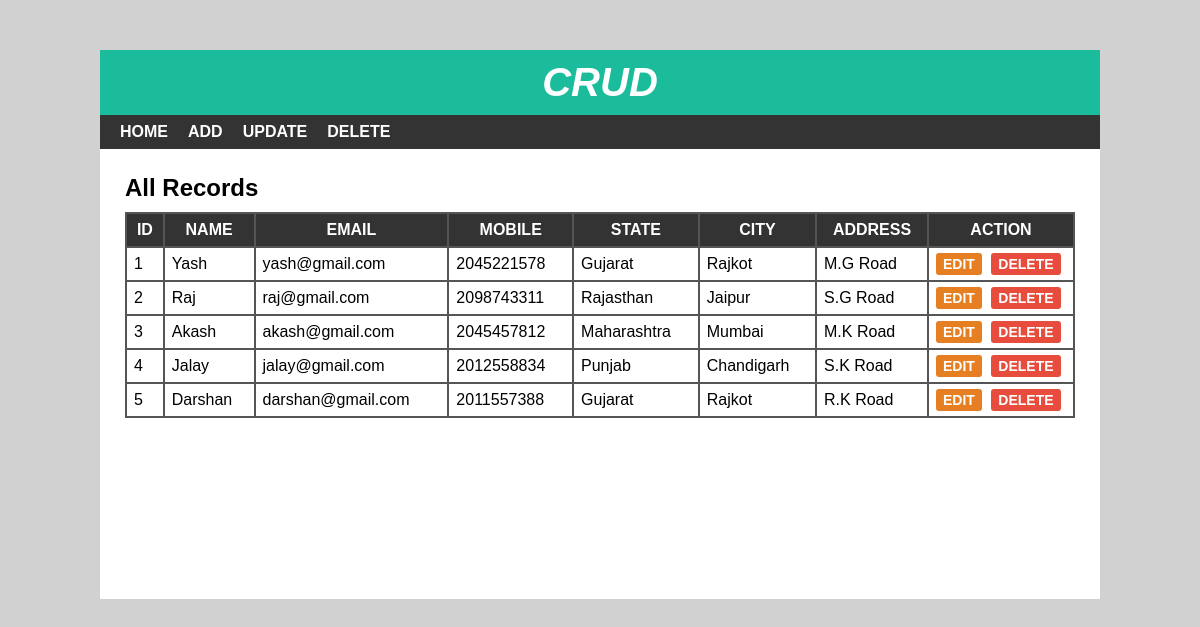
The page / on the database its author committed.
### tables this page shows
CREATE TABLE `crud_data` (
  `id` int(10) NOT NULL,
  `name` varchar(50) NOT NULL,
  `email` varchar(255) NOT NULL,
  `mobile` int(10) NOT NULL,
  `state` int(25) NOT NULL,
  `city` varchar(25) NOT NULL,
  `address` text NOT NULL
);

CREATE TABLE `state` (
  `sid` int(10) NOT NULL,
  `statename` varchar(50) NOT NULL
);

### index.php (the view, shortened to what this page needs)
<?php
include 'header.php';
?>
<div id="main-content">
    <h2>All Records</h2>
    <?php
	$conn = mysqli_connect("localhost:3307","root","","crud") or die("Connection Failed");
	$sql = "Select * from crud_data Join state Where crud_data.state = state.sid";
	$result = mysqli_query($conn,$sql) or die("Query Unsucessful");
	if(mysqli_num_rows($result) > 0) {
    ?>
    <table cellpadding="7px">
        <thead>
        <th>Id</th>
        <th>Name</th>
	<th>Email</th>
        <th>Mobile</th>
	<th>State</th>
	<th>City</th>
	<th>Address</th>
        <th>Action</th>
        </thead>
        <tbody>
	  <?php
		while($row = mysqli_fetch_assoc($result)){
	  ?>
            <tr>
                <td><?php echo $row['id']; ?></td>
                <td><?php echo $row['name']; ?></td>
		<td><?php echo $row['email']; ?></td>
                <td><?php echo $row['mobile']; ?></td>
		<td><?php echo $row['statename']; ?></td>
		<td><?php echo $row['city']; ?></td>
                <td><?php echo $row['address']; ?></td>
                <td>
                    <a href='update.php?id=<?php echo $row['id']; ?>'>Edit</a>
                    <a href='delete-inline.php?id=<?php echo $row['id']; ?>'>Delete</a>
                </td>
            </tr>
	<?php } ?>
	</tbody>
    </table>
    <?php }else {
		echo "<h2>No record found..</h2>";
	}
     ?>
</div>
</div>
</body>
</html>

### header.php (shortened to what this page needs)
<!DOCTYPE html>
<html lang="en">
<head>
  <link rel="stylesheet" href="css/style.css">
</head>
<body>
    <div id="wrapper">
        <div id="header">
            <h1>Crud</h1>
        </div>
        <div id="menu">
            <ul>
                <li>
                    <a href="index.php">Home</a>
                </li>
                <li>
                    <a href="add.php">Add</a>
                </li>
                <li>
                    <a href="update.php">Update</a>
                </li>
                <li>
                    <a href="delete.php">Delete</a>
                </li>
            </ul>
        </div>

### css/style.css (style rules this page uses)
body { font:16px arial; margin: 0; padding: 0; background: #d1d1d1; }
#wrapper { width: 1000px; margin: 50px auto 0; background-color: #fff; }
#header { text-align: center; background-color: #1abc9c; padding: 10px; }
#header h1 { color: #fff; font-size: 40px; font-style: italic; font-weight: 700; text-transform: uppercase; margin: 0; }
#menu { background-color: #333; }
#menu ul { font-size: 0; padding: 0 10px; margin: 0; list-style: none; }
#menu ul li { display: inline-block; }
#menu ul li a { color: #fff; font-size: 16px; font-weight: 600; padding: 8px 10px; display: block; text-decoration: none; text-transform: uppercase; transition: all 0.3s ease; }
#main-content { padding: 25px; min-height: 400px; }
#main-content h2 { margin: 0 0 10px; text-transform: capitalize; }
#main-content table { width: 100%; background-color: #555; margin: 0 0 20px; }
#main-content table th { color: #fff; background-color: #333; text-transform: uppercase; }
#main-content table th:last-child { width: 130px; }
#main-content table td { background-color: #fff; }
#main-content table td a { font-size: 14px; font-weight: 600; text-transform: uppercase; padding: 3px 7px; color: #fff; background-color: #e67e22; text-decoration: none; border-radius: 3px; }
#main-content table td a:nth-child(2) { background-color: #e74c3c; margin: 0 0 0 5px; }

### rows shown on the page
crud_data: id "1", name "Yash", email "yash@gmail.com", mobile "2045221578", state.statename "Gujarat", city "Rajkot", address "M.G Road"
crud_data: id "2", name "Raj", email "raj@gmail.com", mobile "2098743311", state.statename "Rajasthan", city "Jaipur", address "S.G Road"
crud_data: id "3", name "Akash", email "akash@gmail.com", mobile "2045457812", state.statename "Maharashtra", city "Mumbai", address "M.K Road"
crud_data: id "4", name "Jalay", email "jalay@gmail.com", mobile "2012558834", state.statename "Punjab", city "Chandigarh", address "S.K Road"
crud_data: id "5", name "Darshan", email "darshan@gmail.com", mobile "2011557388", state.statename "Gujarat", city "Rajkot", address "R.K Road"
